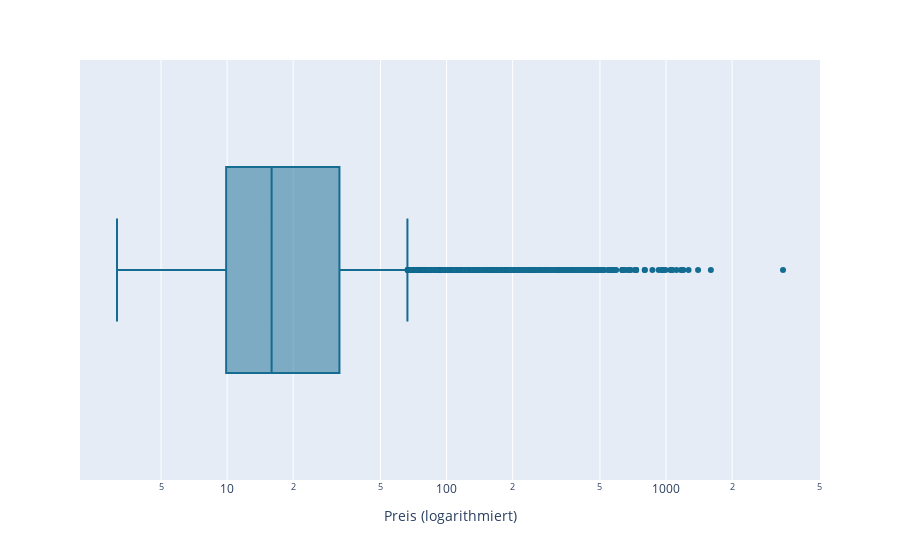

Notebook source saved alongside this figure:
### Code cell
# Boxplot: Preis
fig = px.box(df, x="Price", log_x=True, color_discrete_sequence=["#146c91"])

fig.update_xaxes(title="Preis (logarithmiert)")

fig.show()

### Figure 1 — Plotly figure (JSON) as saved in the notebook; plotly's stock layout.template omitted (floating-point values rounded to 4 significant figures; data arrays with more than 128 entries replaced by an {"elided": "..."} marker saying what was removed)
{"data": [{"alignmentgroup": "True", "hovertemplate": "Price=%{x}<extra></extra>", "legendgroup": "", "marker": {"color": "#146c91"}, "name": "", "notched": false, "offsetgroup": "", "orientation": "h", "showlegend": false, "type": "box", "x": {"elided": "13834 float values"}, "x0": " ", "xaxis": "x", "y0": " ", "yaxis": "y"}], "layout": {"boxmode": "group", "legend": {"tracegroupgap": 0}, "margin": {"t": 60}, "xaxis": {"anchor": "y", "domain": [0, 1], "title": {"text": "Preis (logarithmiert)"}, "type": "log"}, "yaxis": {"anchor": "x", "domain": [0, 1]}}}
